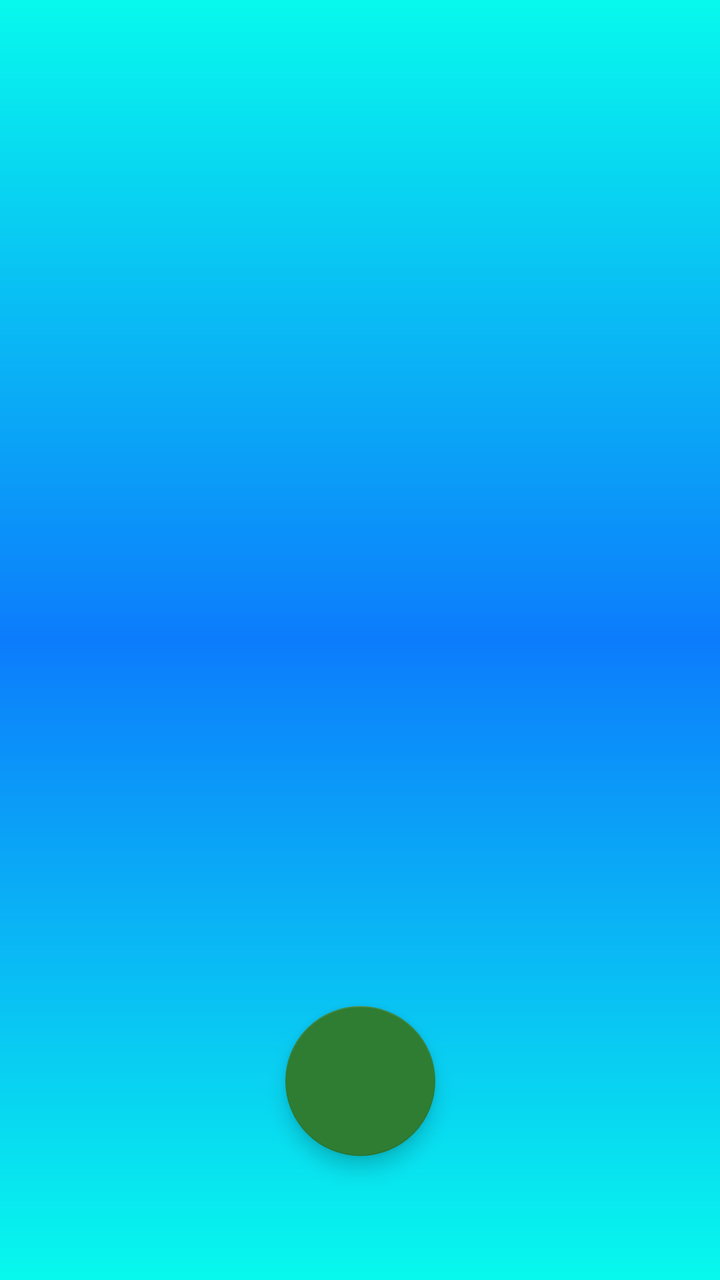
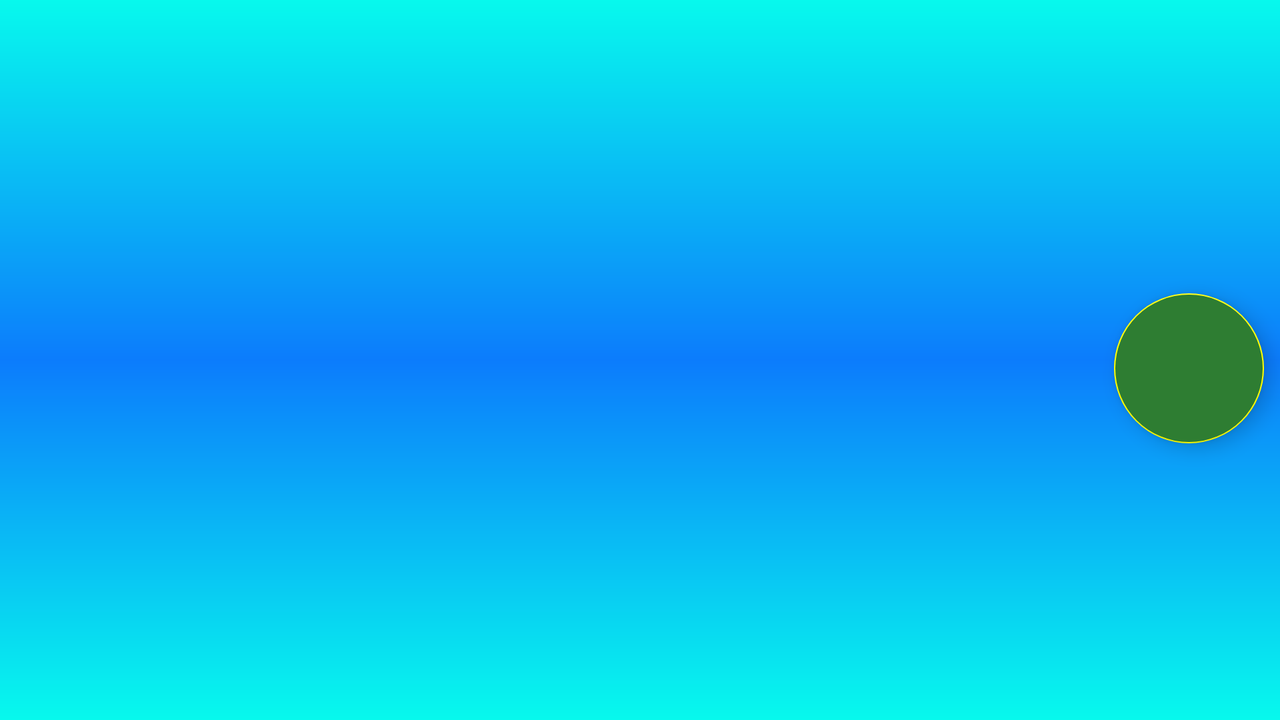

The same Android screen from two of the app's own layout files: first res/layout/ as a phone draws it, then the repository's variant for another configuration, drawn on a device whose configuration selects that folder. Both files follow.
<!-- AndroidManifest.xml: application theme AppTheme -->
<!-- res/layout/activity_quibits_recyclerview.xml -->
<?xml version="1.0" encoding="utf-8"?>
<LinearLayout xmlns:android="http://schemas.android.com/apk/res/android"
    xmlns:app="http://schemas.android.com/apk/res-auto"
    xmlns:tools="http://schemas.android.com/tools"
    android:orientation="vertical"
    android:layout_width="match_parent"
    android:layout_height="match_parent"
    android:background="@drawable/gradient"
    android:id="@+id/QuibitTest">

    <android.support.constraint.ConstraintLayout
        android:layout_width="match_parent"
        android:layout_height="match_parent">
        <android.support.v7.widget.RecyclerView
            android:id="@+id/quibitsRecyclerView"
            android:layout_width="0dp"
            android:layout_height="430dp"
            app:layout_constraintTop_toTopOf="parent"
            android:layout_marginTop="24dp"
            android:layout_marginLeft="1dp"
            app:layout_constraintLeft_toLeftOf="parent"
            android:layout_marginRight="1dp"
            app:layout_constraintRight_toRightOf="parent"
            app:layout_constraintBottom_toBottomOf="parent"
            android:layout_marginBottom="8dp"
            app:layout_constraintVertical_bias="0.185"
            tools:layout_constraintRight_creator="1"
            android:layout_marginStart="1dp"
            android:layout_marginEnd="1dp"
            tools:layout_constraintLeft_creator="1" />

        <android.support.design.widget.FloatingActionButton
            app:backgroundTint="@color/colorPrimaryDark"
            android:id="@+id/newQuibitFloatingActionButton"
            android:layout_width="75dp"
            android:layout_height="75dp"
            android:layout_marginTop="16dp"
            android:clickable="true"
            app:fabSize="mini"
            app:layout_constraintLeft_toLeftOf="parent"
            app:layout_constraintRight_toRightOf="parent"
            app:layout_constraintTop_toBottomOf="@+id/quibitsRecyclerView"
            app:srcCompat="@mipmap/ic_add_white_24dp"
            tools:layout_constraintLeft_creator="1"
            tools:layout_constraintRight_creator="1"
            tools:layout_constraintTop_creator="1" />

    </android.support.constraint.ConstraintLayout>
</LinearLayout>
<!-- resources referenced by this layout -->
<resources>
  <color name="colorPrimaryDark">#2e7d32</color>
  <!-- drawable gradient (drawable) -->
  <?xml version="1.0" encoding="utf-8"?>
  <shape xmlns:android="http://schemas.android.com/apk/res/android" android:shape="rectangle">
  
      <gradient
          android:startColor="#07f9ed"
          android:centerColor="#0c7cfc"
          android:endColor="#07f9ed"
          android:angle="90"
          android:type="linear"
          />
  </shape>
  <style name="AppTheme" parent="Theme.AppCompat.Light.DarkActionBar">
          
          <item name="colorPrimary">@color/colorPrimary</item>
          <item name="colorPrimaryDark">@color/colorPrimaryDark</item>
          <item name="colorAccent">@color/colorAccent</item>
      </style>
  <color name="colorPrimary">#4caf50</color>
  <color name="colorAccent">#ffff00</color>
</resources>
<!-- res/layout-land/activity_quibits_recyclerview.xml (the repository's variant of the layout above) -->
<!-- drawn on the phone turned sideways -->
<?xml version="1.0" encoding="utf-8"?>
<android.support.constraint.ConstraintLayout
    xmlns:android="http://schemas.android.com/apk/res/android"
    xmlns:app="http://schemas.android.com/apk/res-auto"
    xmlns:tools="http://schemas.android.com/tools"
    android:layout_width="match_parent"
    android:layout_height="match_parent"
    android:background="@drawable/gradient">

    <android.support.v7.widget.RecyclerView
        android:id="@+id/quibitsRecyclerView"
        android:layout_width="0dp"
        android:layout_height="0dp"
        android:layout_marginLeft="0dp"
        android:layout_marginRight="8dp"
        app:layout_constraintBottom_toBottomOf="parent"
        app:layout_constraintLeft_toLeftOf="parent"
        app:layout_constraintRight_toLeftOf="@+id/newQuibitFloatingActionButton"
        app:layout_constraintTop_toTopOf="parent" />

        <android.support.design.widget.FloatingActionButton
            android:backgroundTint="@color/colorPrimaryDark"
            android:id="@+id/newQuibitFloatingActionButton"
            android:layout_width="75dp"
            android:layout_height="75dp"
            android:clickable="true"
            app:fabSize="mini"
            app:layout_constraintRight_toRightOf="parent"
            app:layout_constraintTop_toBottomOf="@+id/quibitsRecyclerView"
            app:srcCompat="@mipmap/ic_add_white_24dp"
            app:layout_constraintTop_toTopOf="parent"
            android:layout_marginTop="16dp"
            app:layout_constraintBottom_toBottomOf="parent"
            android:layout_marginBottom="8dp"
            android:layout_marginRight="8dp"
            app:layout_constraintVertical_bias="0.5" />

</android.support.constraint.ConstraintLayout>
